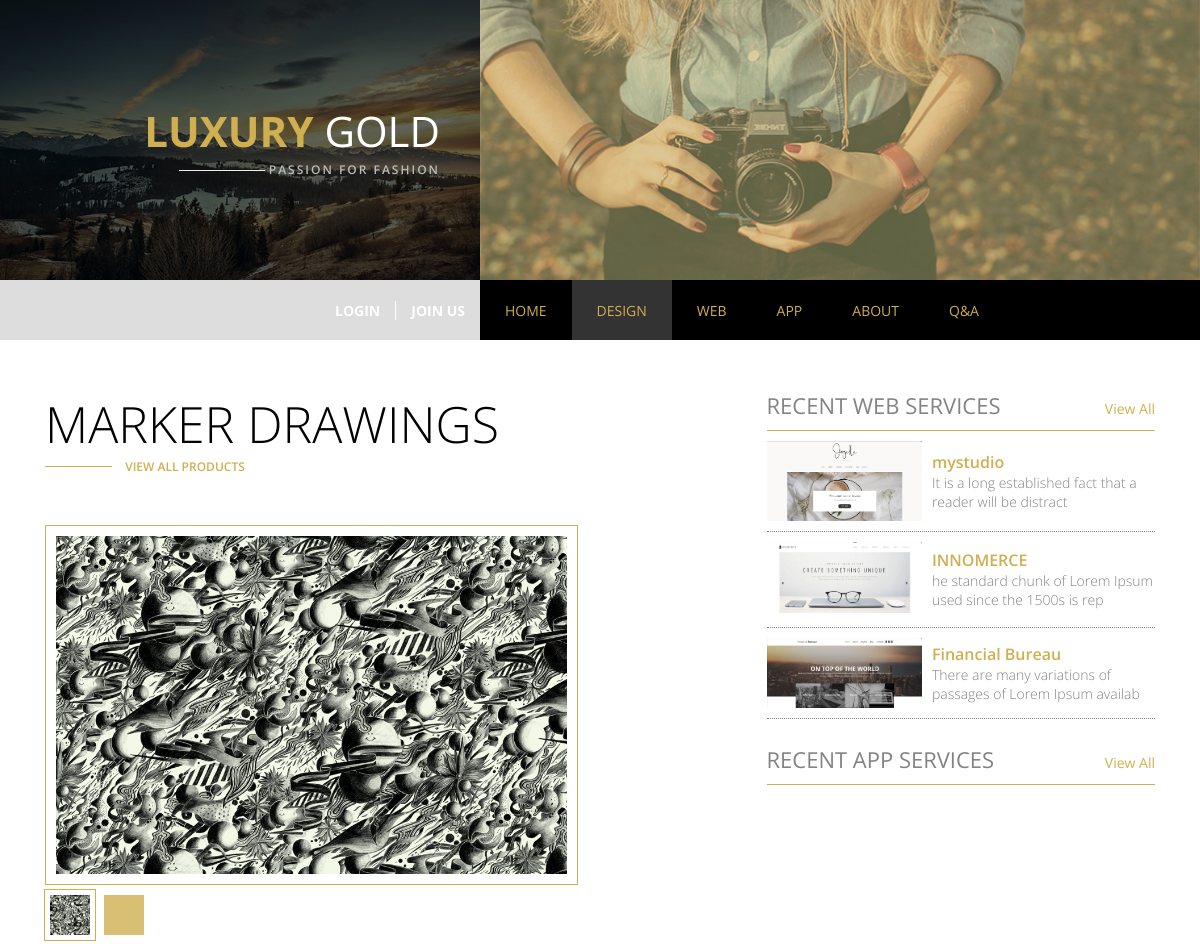
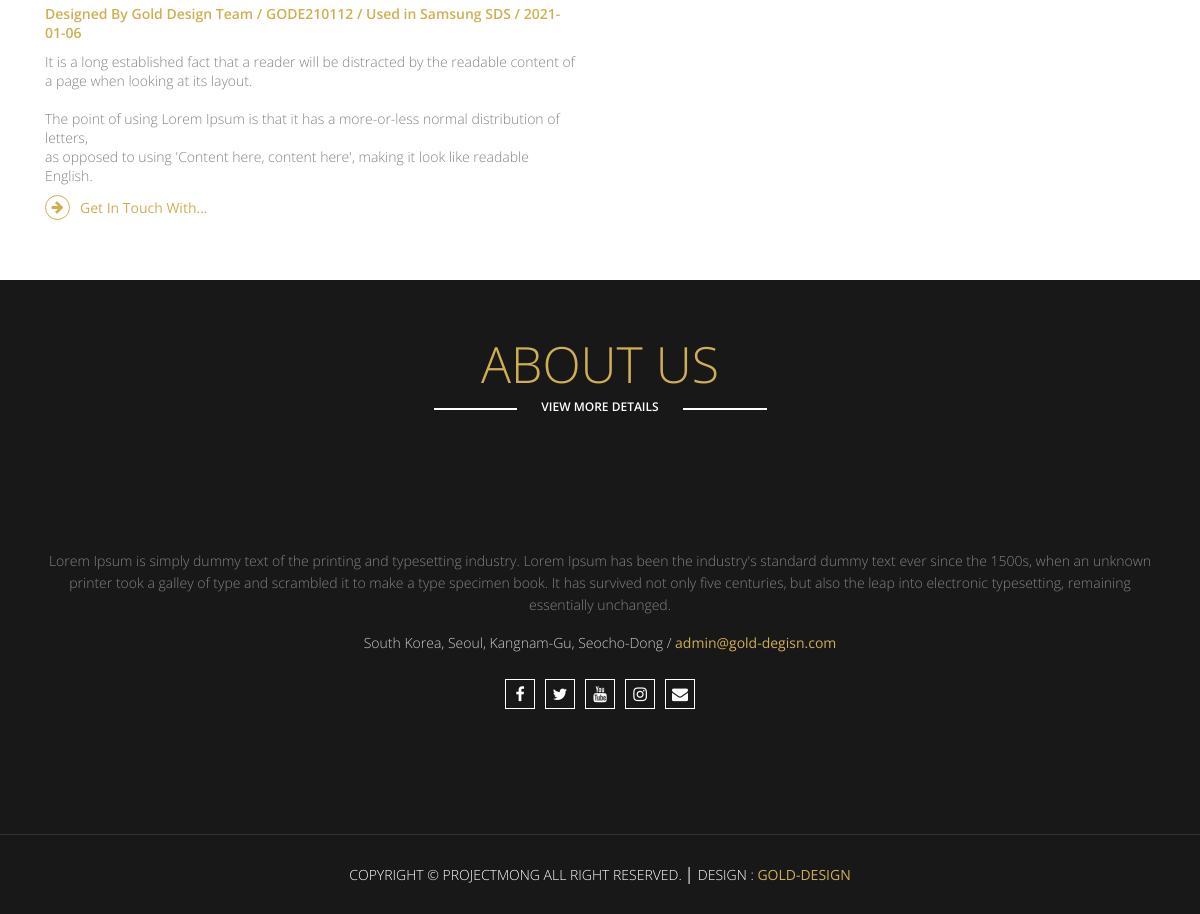
/pages/design/design_detail.php?num=16, run on the app's committed database (2 pictures, top to bottom).
### tables this page shows
CREATE TABLE `gold_de` (
  `GOLD_DE_num` int(11) NOT NULL COMMENT '고유번호',
  `GOLD_DE_tit` varchar(20) NOT NULL COMMENT '제목',
  `GOLD_DE_ser` varchar(20) NOT NULL COMMENT '일련번호',
  `GOLD_DE_des` text NOT NULL COMMENT '설명',
  `GOLD_DE_img1` varchar(30) NOT NULL COMMENT '사진1',
  `GOLD_DE_img2` varchar(30) NOT NULL COMMENT '사진2',
  `GOLD_DE_thumb` varchar(30) NOT NULL COMMENT '썸네일이미지',
  `GOLD_DE_cli` varchar(50) DEFAULT NULL COMMENT '납품처',
  `GOLD_DE_reg` varchar(15) NOT NULL COMMENT '등록일'
);

CREATE TABLE `gold_web` (
  `GOLD_WEB_num` int(11) NOT NULL COMMENT '고유번호',
  `GOLD_WEB_tit` varchar(20) NOT NULL COMMENT '제목',
  `GOLD_WEB_ser` varchar(20) NOT NULL COMMENT '시리얼넘버',
  `GOLD_WEB_des` text NOT NULL COMMENT '설명',
  `GOLD_WEB_img` varchar(30) NOT NULL COMMENT '사진',
  `GOLD_WEB_mimg` varchar(50) NOT NULL COMMENT '모바일사진',
  `GOLD_WEB_thumb` varchar(30) NOT NULL COMMENT '썸네일 사진',
  `GOLD_WEB_cli` varchar(30) NOT NULL COMMENT '납품처',
  `GOLD_WEB_reg` varchar(15) DEFAULT NULL COMMENT '등록일',
  `GOLD_WEB_dom` varchar(50) DEFAULT NULL COMMENT '도메인주소'
);

### pages/design/design_detail.php (the view, shortened to what this page needs)
<?php
  $design_detail_num = $_GET['num'];
  include  $_SERVER['DOCUMENT_ROOT']."/Goldd/php_process/connect/db_connect.php";
  $sql="select * from gold_de where GOLD_DE_num=$design_detail_num";
  $result=mysqli_query($dbConn, $sql);
  $row=mysqli_fetch_array($result);
  $design_detail_tit=$row['GOLD_DE_tit'];
  $design_detail_ser=$row['GOLD_DE_ser'];
  $design_detail_des=$row['GOLD_DE_des'];
  $design_detail_img1=$row['GOLD_DE_img1'];
  $design_detail_cli=$row['GOLD_DE_cli'];
  $design_detail_reg=$row['GOLD_DE_reg'];
?>
<!DOCTYPE html>
<html lang="en">
  <head>
    <link
      rel="stylesheet"
      href="https://cdnjs.cloudflare.com/ajax/libs/font-awesome/4.7.0/css/font-awesome.min.css"
    />
    <link rel="stylesheet" href="/Goldd/css/style.css" />
    <link rel="stylesheet" href="/Goldd/css/design_web_app.css">
    <link rel="stylesheet" href="/Goldd/css/animation.css" />
    <link rel="stylesheet" href="/Goldd/css/media.css" />
  </head>
  <body>
    <div class="wrap">
      <?php include $_SERVER["DOCUMENT_ROOT"]."/Goldd/include/header.php" ?>
      <section class="contents designDetail deWeDetail">
        <div class="center clear">
          <div class="designLeft deWeLeft">
            <div class="title">
              <h2><?=$design_detail_tit?></h2>
              <div class="linkBox">
                <span class="line"></span>
                <a href="#">view all products</a>
              </div>
            </div>
            <div class="detailCon ">
              <div class="detailImg1 clear">
                <div class="imgBox">
                  <img src="/Goldd/data/design_page/<?=$design_detail_img1?>" alt="">
                </div>
                <div class="imgNav">
                  <a href="#" class="active">
                    <img src="/Goldd/data/design_page/<?=$design_detail_img1?>" alt="">
                  </a>
                  <a href="#">
                    <span class="dotOverlay"></span>
                  </a>
                </div>
              </div>
              <p class="detailInfo">
                Designed By Gold Design Team / <?=$design_detail_ser?> / Used in <?=$design_detail_cli?> / <?=$design_detail_reg?>
              </p>
              <div class="detailDesc">
                <p><?=$design_detail_des?></p>
                <a href="/Goldd/index.php#contact"><i class="fa fa-arrow-right"></i>Get In Touch With...</a>
              </div>
            </div>
          </div>
          <div class="designRight deWeRight">
          <?php include $_SERVER["DOCUMENT_ROOT"]. "/Goldd/include/web_side_detail.php" ?>
          <?php include $_SERVER["DOCUMENT_ROOT"]. "/Goldd/include/app_side_detail.php" ?>
          </div>
        </div>
      </section>
      <?php include $_SERVER["DOCUMENT_ROOT"]. "/Goldd/include/about.php" ?>
      <?php include $_SERVER["DOCUMENT_ROOT"]."/Goldd/include/footer.php" ?>
    </div>
  </body>
</html>

### include/web_side_detail.php
<div class="detailWeb">
  <div class="webTit">
    <h2>Recent Web Services</h2>
    <a href="/Goldd/pages/web/web.php">View All</a>
  </div>
  <?php
    include $_SERVER['DOCUMENT_ROOT'].'/Goldd/php_process/connect/db_connect.php';
    $sql="select * from gold_web order by GOLD_WEB_num desc limit 3";
    $web_side_result = mysqli_query($dbConn, $sql);
    while($web_side_row=mysqli_fetch_array($web_side_result)){
      $web_side_num = $web_side_row['GOLD_WEB_num'];
      $web_side_thumb = $web_side_row['GOLD_WEB_thumb'];
      $web_side_tit = $web_side_row['GOLD_WEB_tit'];
      $web_side_des = $web_side_row['GOLD_WEB_des'];
  ?>
  <div class="webLinks">
    <div class="subWebImg">
      <img src="/Goldd/data/web_page/thumb/<?=$web_side_thumb?>" alt="">
    </div>
    <div class="subWebTxt">
      <a href="/Goldd/pages/web/web_detail.php?num=<?=$web_side_num?>"><?=$web_side_tit?></a>
      <em><?=$web_side_des?></em>
    </div>
  </div>
  <?php
    }
  ?>
</div>

### css/style.css (style rules this page uses)
* { margin: 0; padding: 0; box-sizing: border-box; }
body { font-size: 14px; font-family: 'Open Sans', sans-serif; }
.clear:after { clear: both; display: block; content: ''; }
.center { width: 100%; height: auto; max-width: 1140px; margin: auto; }
a { text-decoration: none; color: #111; }
img { display: block; }
.contents { padding: 50px 0; }
.title { width: auto; height: auto; float: left; }
.title h2 { font-size: 50px; font-weight: 300; text-transform: uppercase; }
.title .linkBox { width: 100%; display: flex; align-items: center; }
.title .line { width: 10%; display: block; height: 1px; background: #d0af51; float: left; transition: all 0.4s; }
.title a { display: block; width: 40%; float: left; text-align: right; text-transform: uppercase; font-size: 12px; font-weight: 600; color: #d0af51; transition: all 0.4s; }

### css/design_web_app.css (style rules this page uses)
.deWeLeft { width: 60%; height: auto; float: left; }
.deWeDetail .title { float: none; margin-bottom: 50px; }
.deWeDetail .title a { width: 20%; }
.detailCon { width: 100%; height: auto; padding-right: 20%; }
.detailCon .detailImg1 { width: 100%; height: auto; _border-left: 3px solid #d0af51; }
.detailCon .detailImg1 .imgBox { width: 100%; height: auto; _float: right; padding: 10px; border: 1px solid #d0af51; margin: auto; }
.detailCon .detailImg1>.imgBox>img { width: 100%; }
.deWeLeft .imgNav { width: 100%; height: auto; padding: 5px 0; }
.deWeLeft .imgNav a { width: 50px; height: 50px; display: inline-block; overflow: hidden; border: 5px solid #fff; _outline: 1px solid #d0af51; position: relative; }
.deWeLeft .imgNav>a>img { height: 100%; position: absolute; top: 50%; left: 50%; transform: translate(-50%,-50%); }
.deWeLeft a .dotOverlay { position: absolute; left: 0; top: 0; width: 100%; height: 100%; background: rgba(208,175,81,0.8); }
.deWeLeft .imgNav a.active { outline: 1px solid #d0af51; }
.detailInfo { width: 100%; height: auto; padding: 5px 0 10px 0; font-weight: 600; color: #d0af51; }
.detailDesc p { color: #838383; font-weight: 300; }
.detailDesc a { display: flex; width: 100%; align-items: center; padding: 10px 0; color: #d0af51; }
.detailDesc i.fa { width: 25px; height: 25px; border: 1px solid #d0af51; border-radius: 50%; display: flex; align-items: center; justify-content: center; color: #d0af51; margin-right: 10px; }
.deWeRight { width: 40%; height: auto; float: right; padding-left: 5%; }
.deWeRight .detailWeb { width: 100%; height: auto; margin-bottom: 25px; }
.deWeRight .webTit, .deWeRight .appTit { width: 100%; height: auto; padding: 0 0 10px 0; border-bottom: 1px solid #d0af51; display: flex; justify-content: space-between; align-items: baseline; }
.deWeRight .webTit h2, .deWeRight .appTit h2 { font-size: 22px; font-weight: 400; color: #838383; text-transform: uppercase; }
.deWeRight .webTit a, .deWeRight .appTit a { color: #d0af51; }
.deWeRight .detailWeb .webLinks, .deWeRight .detailApp .appLinks { width: 100%; height: auto; display: flex; padding: 10px 0; border-bottom: 1px dotted #838383; }
.deWeRight .webLinks .subWebImg, .deWeRight .appLinks .subAppImg { width: 40%; height: auto; overflow: hidden; }
.deWeRight .webLinks .subWebImg img, .deWeRight .appLinks .subAppImg img { width: 100%; }
.deWeRight .webLinks .subWebTxt, .deWeRight .appLinks .subAppTxt { width: 60%; padding-left: 10px; display: flex; flex-direction: column; justify-content: center; }
.deWeRight .webLinks .subWebTxt a, .deWeRight .appLinks .subAppTxt a { font-weight: 600; font-size: 16px; color: #d0af51; }
.deWeRight .webLinks .subWebTxt em, .deWeRight .appLinks .subAppTxt em { color: #838383; font-weight: 300; font-style: normal; }

### css/media.css (style rules this page uses)
@media screen and (max-width:1200px) { .center { padding: 0 15px; } }

### data on the page
gold_de: GOLD_DE_tit "MARKER DRAWINGS", GOLD_DE_img1 (picture), GOLD_DE_ser "GODE210112", GOLD_DE_cli "Samsung SDS", GOLD_DE_reg "2021-01-06", GOLD_DE_des "It is a long established fact that a reader will be distracted by the readable content of a page when looking at its layout. The point of using Lorem Ipsum is that it has a more-or-less normal distribution of letters, as opposed to using 'Content here, content here', making it look like readable English."
gold_web: GOLD_WEB_thumb (picture), GOLD_WEB_tit "mystudio"
gold_web: GOLD_WEB_thumb (picture), GOLD_WEB_tit "INNOMERCE"
gold_web: GOLD_WEB_thumb (picture), GOLD_WEB_tit "Financial Bureau"
